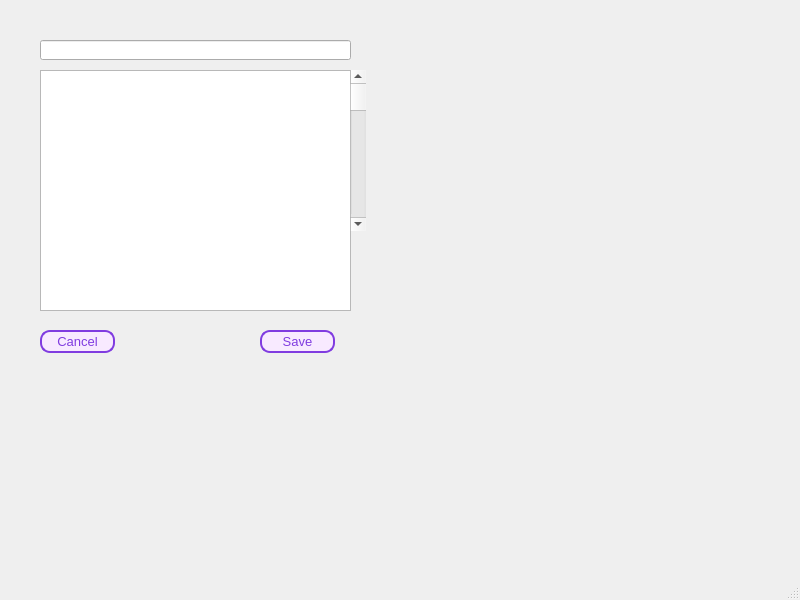
<?xml version="1.0" encoding="UTF-8"?>
<ui version="4.0">
 <class>MainWindow</class>
 <widget class="QMainWindow" name="MainWindow">
  <property name="geometry">
   <rect>
    <x>0</x>
    <y>0</y>
    <width>800</width>
    <height>600</height>
   </rect>
  </property>
  <property name="windowTitle">
   <string>MainWindow</string>
  </property>
  <widget class="QWidget" name="centralwidget">
   <widget class="QLineEdit" name="txt_title">
    <property name="geometry">
     <rect>
      <x>40</x>
      <y>40</y>
      <width>311</width>
      <height>20</height>
     </rect>
    </property>
    <property name="styleSheet">
     <string notr="true"/>
    </property>
    <property name="text">
     <string/>
    </property>
   </widget>
   <widget class="QTextEdit" name="txt_box">
    <property name="geometry">
     <rect>
      <x>40</x>
      <y>70</y>
      <width>311</width>
      <height>241</height>
     </rect>
    </property>
    <property name="styleSheet">
     <string notr="true"/>
    </property>
    <property name="html">
     <string>&lt;!DOCTYPE HTML PUBLIC &quot;-//W3C//DTD HTML 4.0//EN&quot; &quot;http://www.w3.org/TR/REC-html40/strict.dtd&quot;&gt;
&lt;html&gt;&lt;head&gt;&lt;meta name=&quot;qrichtext&quot; content=&quot;1&quot; /&gt;&lt;style type=&quot;text/css&quot;&gt;
p, li { white-space: pre-wrap; }
&lt;/style&gt;&lt;/head&gt;&lt;body style=&quot; font-family:'MS Shell Dlg 2'; font-size:8pt; font-weight:400; font-style:normal;&quot;&gt;
&lt;p style=&quot;-qt-paragraph-type:empty; margin-top:0px; margin-bottom:0px; margin-left:0px; margin-right:0px; -qt-block-indent:0; text-indent:0px;&quot;&gt;&lt;br /&gt;&lt;/p&gt;&lt;/body&gt;&lt;/html&gt;</string>
    </property>
   </widget>
   <widget class="QPushButton" name="btn_save">
    <property name="geometry">
     <rect>
      <x>260</x>
      <y>330</y>
      <width>75</width>
      <height>23</height>
     </rect>
    </property>
    <property name="styleSheet">
     <string notr="true">QPushButton {
    background: #F8EAFF;
    border: 2px solid #803CE0;
    border-radius: 10px;
    color:#803CE0;
    font-family: Arial;
    font:10pt

}

QPushButton:focus {
        border: 2px solid #FBAD25;


}</string>
    </property>
    <property name="text">
     <string>Save</string>
    </property>
   </widget>
   <widget class="QScrollBar" name="vsb_text">
    <property name="geometry">
     <rect>
      <x>350</x>
      <y>70</y>
      <width>16</width>
      <height>161</height>
     </rect>
    </property>
    <property name="orientation">
     <enum>Qt::Vertical</enum>
    </property>
   </widget>
   <widget class="QPushButton" name="btn_cancel">
    <property name="geometry">
     <rect>
      <x>40</x>
      <y>330</y>
      <width>75</width>
      <height>23</height>
     </rect>
    </property>
    <property name="styleSheet">
     <string notr="true">QPushButton {
    background: #F8EAFF;
    border: 2px solid #803CE0;
    border-radius: 10px;
    color:#803CE0;
    font-family: Arial;
    font:10pt

}

QPushButton:focus {
        border: 2px solid #FBAD25;


}</string>
    </property>
    <property name="text">
     <string>Cancel</string>
    </property>
   </widget>
  </widget>
  <widget class="QMenuBar" name="menubar">
   <property name="geometry">
    <rect>
     <x>0</x>
     <y>0</y>
     <width>800</width>
     <height>22</height>
    </rect>
   </property>
  </widget>
  <widget class="QStatusBar" name="statusbar"/>
 </widget>
 <resources/>
 <connections/>
</ui>
